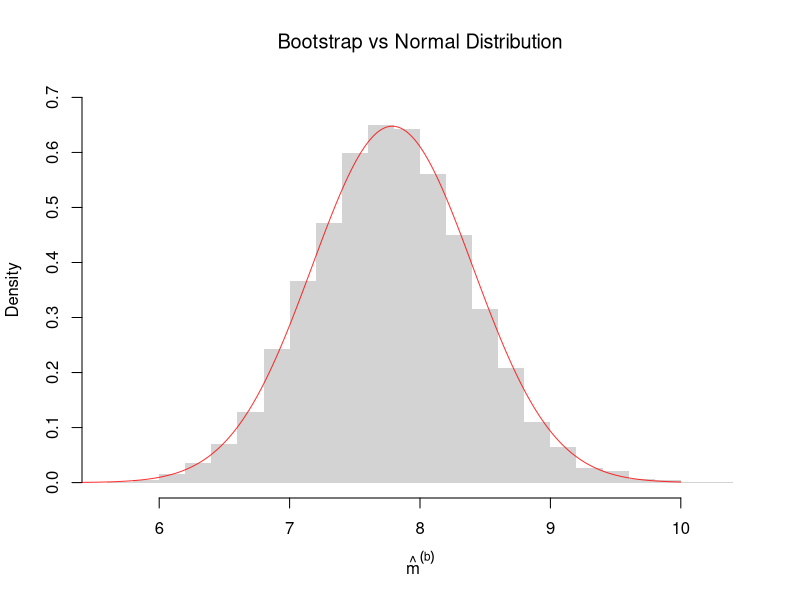

The R source for this figure:
## ---- chunk 1
# Computerized Way to Compute Mean
x <- c(1, 2, 3, 4, 5)
x_probs <- c(1/5, 1/5, 1/5, 1/5, 1/5)
population_mean <- sum(x*x_probs)
population_mean

# Computerized Way to Compute SD
population_var <- sum((x-population_mean)^2*x_probs)
population_var
population_sd <- sqrt(population_var)
population_sd

# Verified by simulation
x_sim_hat <- sample(x, prob=x_probs,
          size=10000, replace=TRUE)
mean(x_sim_hat)
sd(x_sim_hat)
## ---- chunk 2
# A simulation of many coin flips
x <- c(0, 1)
x_probs <- c(1/4, 3/4)
x_hat <- sample(x, prob=x_probs, size=1000, replace=TRUE)

round( mean(x_hat), 4)

round( var(x_hat), 4)
## ---- chunk 3
x <- c(1, 2, 3, 4)
x_probs <- c(1/8, 2/8, 1/8, 4/8)
population_mean <- sum(x * x_probs)
population_mean

population_var <- sum((x - population_mean)^2 * x_probs)
population_var

# Verify by simulation
x_hat <- sample(x, prob=x_probs, size=10000, replace=TRUE)
round(mean(x_hat), 2)
round(var(x_hat), 2)
## ---- chunk 4
x  <- c(1, 2, 3)
x_probs <- c(0.2, 0.5, 0.3)
g  <- function(x) x^2 + 1
sum(g(x) * x_probs) 
## ---- chunk 5
g  <- function(x) x^2 + 1

# A theoretical example
x <- c(1, 2, 3, 4)
x_probs <- c(1/4, 1/4, 1/4, 1/4)
sum(g(x) * x_probs) 

# A simulation example
x_hat <- sample(x, prob=x_probs, size=1000, replace=TRUE)
mean(g(x_hat))
## ---- chunk 6
x_hat <- rexp(5e5, rate = 1)           # X ~ Exp(1)
mean(sqrt(x_hat))                      # LOTUS Simulation
sqrt(pi) / 2                       # Exact via LOTUS integral
## ---- chunk 7
# Exponential Random Variable
x_hat <- rexp(5000, 2)
m_hat <- mean(x_hat)
round(m_hat, 2)

# Normal Random Variable
x_hat <- rnorm(5000, 1, 2)
round(mean(x_hat), 2)
round(var(x_hat), 2)
## ---- chunk 8
x_hat <- USArrests[, 'Murder']
round( mean(x_hat), 4)
round( var(x_hat), 4)
## ---- chunk 9
# Simulate the coin flips
x_hat <- sample(c(0, 1), 100, prob=c(0.24, 0.76), replace=TRUE)

# Compute a sample estimate using probability weights
P  <- table(x_hat) #table of counts
p <- c(P)/length(x_hat) #frequencies (must sum to 1)
x <- as.numeric(names(p)) #unique values
cbind(x, p)

# Sample Mean Estimate
m_hat <- sum(x*p)
m_hat

mean(x_hat)
## ---- chunk 10
x <- c(0, 1, 2)
x_probs <- c(1/3, 1/3, 1/3)
x_hat  <-  sample(x, prob=x_probs, 1000, replace=TRUE)

# First Way (Computerized)
mean(x_hat)

# Second Way (Explicit Calculations)
# start with a table of counts like the previous example
## ---- chunk 11
x <- c(1, 2, 3)
x_probs <- c(0.2, 0.5, 0.3)

population_mean <- sum(x * x_probs)         # weighted mean
x_diff <- (x - population_mean)^2           # squared deviations
population_var <- sum(x_probs * x_diff) # weighted variance
population_var
## ---- chunk 12
# values and probabilities
f_hat  <- hist(x_hat, plot=FALSE)
wt <- f_hat[['counts']]/length(x_hat)
xt <- f_hat[['mids']]
# Weighted mean
m_hat <- sum(wt*xt)
m_hat

# Compare to 'mean(x_hat)'
## ---- chunk 13
x_hat <- runif(2000, -1, 1)
## ---- chunk 14
x_hat <- USArrests[, 'Murder']
n <- length(x_hat)
theory_se <- sd(x_hat)/sqrt(n)

# Bootstrap estimates
boot_means <- rep(NA, 9999)
for(b in seq_along(boot_means)){
    x_boot <- sample(x_hat, replace=TRUE) # c.f. jackknife
    m_b_hat <- mean(x_boot)
    boot_means[b] <-m_b_hat
}
boot_se <- sd(boot_means)

# Compare SE's
paste0('Bootstrap SE = ', round(boot_se, 3))
paste0('Class SE = ', round(theory_se, 3))
## ---- chunk 15
# Bootstrap Distribution
hist(boot_means, breaks=25,
    main=NA, border=NA,
    freq=FALSE, ylim=c(0, 0.7),
    xlab=expression(hat(m)^group('(', b, ')')))
title('Bootstrap vs Normal Distribution', font.main=1)

# Theoretical Distribution: Normal Approximation with IID SEs
x <- seq(5, 10, by=0.01)
fx <- dnorm(x, mean(x_hat), theory_se)
lines(x, fx, col=rgb(1, 0, 0, .8), lty=1)
